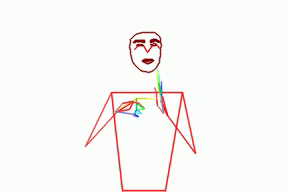
#> input picture frame 4 of SSbackend/SignAnimations/example.mp4, 288 x 192 px, given in place of 00634.mp4, which was not available
$ jupyter execute Untitled.ipynb
#> lines starting #> are read from the running program, lines starting #| are printed output that depends on the picture; pictures that were not available may be replaced by others from this repository, and a replacement may not be noted
[cell 1]
import cv2
import numpy as np
import matplotlib.pyplot as plt

def compute_histogram_diff(frame1, frame2):
    hist1 = cv2.calcHist([frame1], [0], None, [256], [0,256])
    hist2 = cv2.calcHist([frame2], [0], None, [256], [0,256])
    hist_diff = cv2.compareHist(hist1, hist2, cv2.HISTCMP_CORREL)
    return hist_diff

def calculate_threshold(hist_diff_values):
    mean = np.mean(hist_diff_values)
    std_dev = np.std(hist_diff_values)
    threshold = mean + (2 * std_dev) # Example threshold calculation, you may adjust it according to your requirement
    return threshold

def calculate_euclidean_distance(frame1, frame2):
    return np.linalg.norm(frame1 - frame2)

def key_frame_extraction(video_path):
#> called with video_path = 'videos/accident/00634.mp4'
    cap = cv2.VideoCapture(video_path)
    hist_diff_values = []
    fkey = []

    # Read the first frame
    ret, prev_frame = cap.read()
#> prev_frame is the input picture: shape (192, 288, 3); mean B, G, R 244.5, 247.5, 249.1
    prev_frame_gray = cv2.cvtColor(prev_frame, cv2.COLOR_BGR2GRAY)
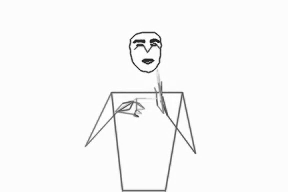
#> prev_frame_gray: shape (192, 288); min 30, max 255, mean 247.6

    while True:
        ret, current_frame = cap.read()
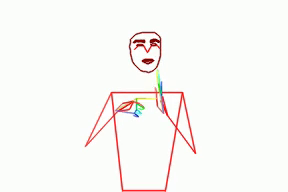
#> input picture frame 5 of SSbackend/SignAnimations/example.mp4, 288 x 192 px, given in place of 00634.mp4, which was not available
#> current_frame is the input picture: shape (192, 288, 3); mean B, G, R 244.5, 247.5, 249.1
        if not ret:
            break

        current_frame_gray = cv2.cvtColor(current_frame, cv2.COLOR_BGR2GRAY)

        # Compute histogram difference
        hist_diff = compute_histogram_diff(prev_frame_gray, current_frame_gray)
#> in compute_histogram_diff, `hist1 = cv2.calcHist([frame1], [0], None, [256], [0,256])`: hist1 = 256 values, max 49355 at index 252, min 0 at index 0, mean 216
#> in compute_histogram_diff, `hist2 = cv2.calcHist([frame2], [0], None, [256], [0,256])`: hist2 = 256 values, max 49319 at index 252, min 0 at index 0, mean 216
#> in compute_histogram_diff, `hist_diff = cv2.compareHist(hist1, hist2, cv2.HISTCMP_CORREL)`: hist_diff = 1
#> hist_diff = 1
        hist_diff_values.append(hist_diff)

        # Calculate Euclidean distance
        euclidean_distance = calculate_euclidean_distance(prev_frame_gray, current_frame_gray)
#> euclidean_distance = 8477.1

        # Calculate threshold
        threshold = calculate_threshold(hist_diff_values)
#> in calculate_threshold, `mean = np.mean(hist_diff_values)`: mean = 1
#> in calculate_threshold, `std_dev = np.std(hist_diff_values)`: std_dev = 0
#> in calculate_threshold, `threshold = mean + (2 * std_dev)`: threshold = 1
#> threshold = 1

        #if euclidean_distance > threshold:
            # Add the frame to key-frame set
        fkey.append(current_frame)

        # Update for the next iteration
        prev_frame_gray = current_frame_gray

    cap.release()
    cv2.destroyAllWindows()

    return fkey

# Example usage
video_path = 'videos/accident/00634.mp4'
fkey = key_frame_extraction(video_path)
print("Number of key frames extracted:", len(fkey))

$ run again, starting later in the video
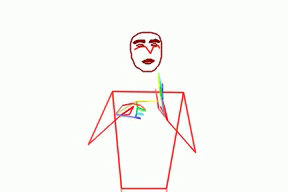
#> input picture frame 21 of SSbackend/SignAnimations/example.mp4, 288 x 192 px, given in place of 00634.mp4, which was not available
#> in key_frame_extraction, prev_frame is the input picture: shape (192, 288, 3); mean B, G, R 244.5, 247.6, 249
#> in key_frame_extraction, `prev_frame_gray = cv2.cvtColor(prev_frame, cv2.COLOR_BGR2GRAY)`:
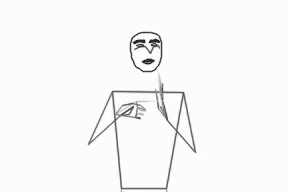
#> prev_frame_gray: shape (192, 288); min 31, max 255, mean 247.6
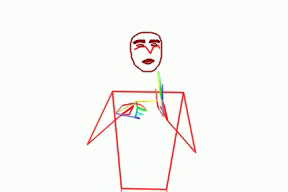
#> input picture frame 22 of SSbackend/SignAnimations/example.mp4, 288 x 192 px, given in place of 00634.mp4, which was not available
#> in key_frame_extraction, current_frame is the input picture: shape (192, 288, 3); mean B, G, R 244.4, 247.5, 249
#> hist1 = 256 values, max 48892 at index 252, min 0 at index 0, mean 216
#> hist2 = 256 values, max 48894 at index 252, min 0 at index 0, mean 216
#> in compute_histogram_diff, `hist_diff = cv2.compareHist(hist1, hist2, cv2.HISTCMP_CORREL)`: hist_diff = 1
#> euclidean_distance = 10229
#> mean = 1
#> std_dev = 0
#> in calculate_threshold, `threshold = mean + (2 * std_dev)`: threshold = 1

$ run again, starting later in the video
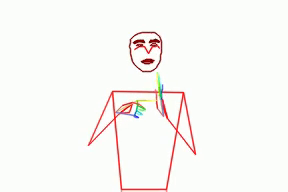
#> input picture frame 37 of SSbackend/SignAnimations/example.mp4, 288 x 192 px, given in place of 00634.mp4, which was not available
#> in key_frame_extraction, prev_frame is the input picture: shape (192, 288, 3); mean B, G, R 244.4, 247.5, 249
#> in key_frame_extraction, `prev_frame_gray = cv2.cvtColor(prev_frame, cv2.COLOR_BGR2GRAY)`:
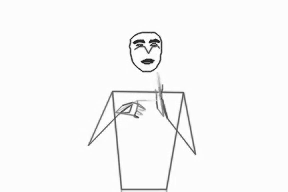
#> prev_frame_gray: shape (192, 288); min 31, max 255, mean 247.5
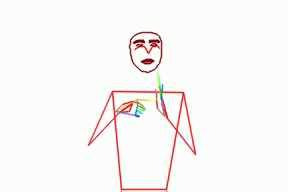
#> input picture frame 38 of SSbackend/SignAnimations/example.mp4, 288 x 192 px, given in place of 00634.mp4, which was not available
#> in key_frame_extraction, current_frame is the input picture: shape (192, 288, 3); mean B, G, R 244.5, 247.5, 249
#> hist1 = 256 values, max 48940 at index 252, min 0 at index 0, mean 216
#> hist2 = 256 values, max 48973 at index 252, min 0 at index 0, mean 216
#> in compute_histogram_diff, `hist_diff = cv2.compareHist(hist1, hist2, cv2.HISTCMP_CORREL)`: hist_diff = 1
#> euclidean_distance = 10421.3
#> mean = 1
#> std_dev = 0
#> in calculate_threshold, `threshold = mean + (2 * std_dev)`: threshold = 1
#> fkey = 9 items
#| Number of key frames extracted: 9
#> num_key_frames = 9
